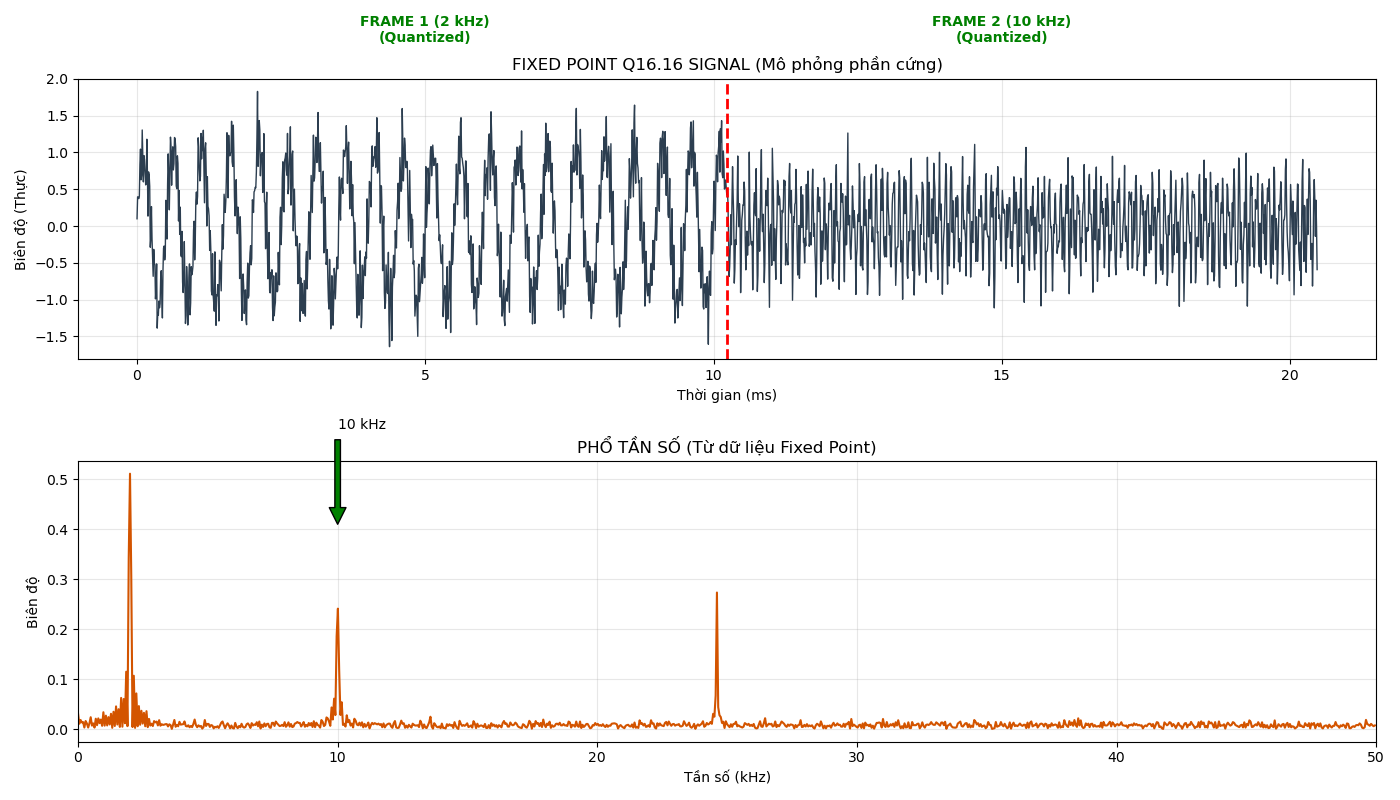

The Python source for this figure:
import numpy as np
import matplotlib.pyplot as plt

# ==========================================
# 1. CẤU HÌNH FIXED POINT (Q16.16)
# ==========================================
# Q16.16: 1 bit dấu (trong phần int), 15 bit nguyên, 16 bit thập phân
FRACTION_BITS = 16
SCALE_FACTOR = 1 << FRACTION_BITS  # 2^16 = 65536

def float_to_fixed(val_float):
    """Chuyển float sang số nguyên fixed-point"""
    # Nhân với 2^16 và ép kiểu về int
    val_fixed = int(val_float * SCALE_FACTOR)
    
    # (Tùy chọn) Saturation: Giới hạn trong khoảng 32-bit có dấu
    max_val = (1 << 31) - 1
    min_val = -(1 << 31)
    if val_fixed > max_val: val_fixed = max_val
    if val_fixed < min_val: val_fixed = min_val
    
    return val_fixed

def fixed_to_hex(val_fixed):
    """Chuyển số nguyên fixed-point sang Hex 32-bit (Bù 2)"""
    # & 0xFFFFFFFF để xử lý số âm (Bù 2) cho đúng format 32-bit
    return hex(val_fixed & 0xFFFFFFFF)[2:].zfill(8)

def fixed_to_float(val_fixed):
    """Chuyển ngược lại float để vẽ đồ thị kiểm tra"""
    return val_fixed / SCALE_FACTOR

# ==========================================
# 2. CẤU HÌNH TÍN HIỆU
# ==========================================
fs = 100_000            # 100 kHz
points_per_frame = 1024 
num_frames = 2          
total_points = points_per_frame * num_frames 

np.random.seed(42)      

t = np.arange(total_points) / fs

# --- TẠO 2 SÓNG (FLOATING POINT GỐC) ---
t1 = t[:points_per_frame]
sig_frame1 = 1.0 * np.sin(2 * np.pi * 2_000 * t1)

t2 = t[points_per_frame:]
sig_frame2 = 0.5 * np.sin(2 * np.pi * 10_000 * t2)

sig_clean = np.concatenate((sig_frame1, sig_frame2))

# --- THÊM NHIỄU ---
interference = 0.3 * np.sin(2 * np.pi * 24_600 * t)
noise = np.random.normal(0, 0.2, total_points)

signal_float = sig_clean + interference + noise

# ==========================================
# 3. CHUYỂN ĐỔI SANG FIXED POINT VÀ GHI FILE
# ==========================================
file_name = "fft_input_fixed_Q16_16.txt"

# Tạo mảng chứa giá trị Fixed Point (số nguyên)
signal_fixed = [float_to_fixed(x) for x in signal_float]

print(f"Đang xử lý {total_points} điểm dữ liệu (Fixed Point Q16.16)...")

with open(file_name, "w") as f_out:
    for val in signal_fixed:
        val_hex = fixed_to_hex(val)
        f_out.write(f"{val_hex}\n")

print(f"-> Đã ghi file hex: {file_name}")

# ==========================================
# 4. VẼ ĐỒ THỊ KIỂM TRA (DÙNG DỮ LIỆU ĐÃ QUANTIZE)
# ==========================================
# Lưu ý: Chúng ta convert ngược từ Fixed Point về Float để vẽ
# Điều này giúp bạn thấy được sai số lượng tử hóa (nếu có)
signal_restored = np.array([fixed_to_float(x) for x in signal_fixed])

# Tính FFT trên tín hiệu đã lượng tử hóa
fft_values = np.fft.fft(signal_restored)
frequencies = np.fft.fftfreq(total_points, 1/fs) / 1e3 # kHz
magnitude = np.abs(fft_values) * 2 / total_points

plt.figure(figsize=(14, 8))

# --- HÌNH 1: MIỀN THỜI GIAN (FIXED POINT VISUALIZATION) ---
plt.subplot(2, 1, 1)
plt.plot(t * 1e3, signal_restored, color='#2c3e50', linewidth=1, label='Fixed-Point Signal')
plt.axvline(x=t[points_per_frame]*1e3, color='red', linestyle='--', linewidth=2)
plt.text(5.0, 2.5, "FRAME 1 (2 kHz)\n(Quantized)", color='green', fontweight='bold', ha='center')
plt.text(15.0, 2.5, "FRAME 2 (10 kHz)\n(Quantized)", color='green', fontweight='bold', ha='center')

plt.title(f"FIXED POINT Q16.16 SIGNAL (Mô phỏng phần cứng)")
plt.xlabel("Thời gian (ms)")
plt.ylabel("Biên độ (Thực)")
plt.grid(True, alpha=0.3)

# --- HÌNH 2: MIỀN TẦN SỐ ---
plt.subplot(2, 1, 2)
plt.plot(frequencies[:total_points//2], magnitude[:total_points//2], color='#d35400')
plt.title("PHỔ TẦN SỐ (Từ dữ liệu Fixed Point)")
plt.xlabel("Tần số (kHz)")
plt.ylabel("Biên độ")
plt.xlim(0, 50)
plt.grid(True, alpha=0.3)

# Annotate
plt.annotate('2 kHz', xy=(2, 0.8), xytext=(2, 1.0), arrowprops=dict(facecolor='green', shrink=0.05))
plt.annotate('10 kHz', xy=(10, 0.4), xytext=(10, 0.6), arrowprops=dict(facecolor='green', shrink=0.05))

plt.tight_layout()
plt.show()

# In thử vài giá trị để kiểm tra
print("\n--- Mẫu dữ liệu chuyển đổi ---")
print(f"{'Float Gốc':<15} | {'Fixed Int':<15} | {'Hex (Q16.16)':<15} | {'Float Hồi phục':<15}")
print("-" * 70)
for i in range(5):
    f_val = signal_float[i]
    fix_val = signal_fixed[i]
    h_val = fixed_to_hex(fix_val)
    r_val = signal_restored[i]
    print(f"{f_val:<15.6f} | {fix_val:<15} | {h_val:<15} | {r_val:<15.6f}")
